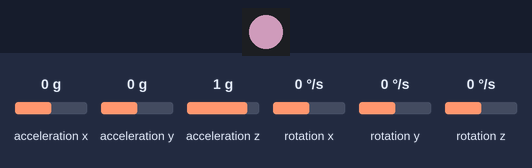
Simulated run of this sketch. Board: SparkFun Pro Micro, built with avr-gcc and run on an emulated ATmega32U4. On the bench: 1 RGB LEDs in strip order, left to right. Wiring (inferred from the names in the program): MPU-6050 motion sensor at I2C address 0x68. Inputs (shaded band) come from the test bench; at power-on: acceleration y 0 g, acceleration x 0 g, rotation x 0 °/s, rotation y 0 °/s, acceleration z 1 g, rotation z 0 °/s. Dim RGB values are drawn brighter than linear; the modem accepts every AT command (registered, SIM ready, sends succeed) and sends nothing else; what the sketch prints to the serial monitor is not drawn.

Above: at 5.4 s.
5.5 s: acceleration y set to -1.4 g
At 6.5 s:
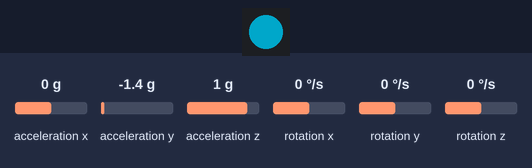
7.3 s: acceleration x set to -1.4 g
At 9.7 s:
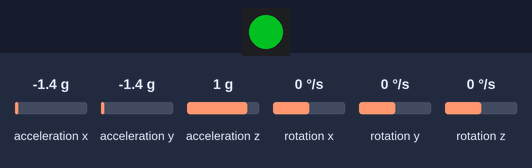
10.3 s: rotation x set to 184 °/s
At 13.1 s:
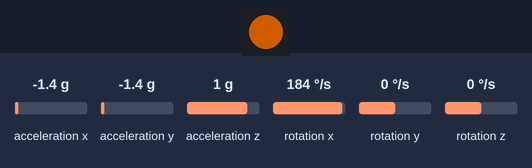
13.3 s: rotation y set to -192 °/s
At 15.73 s:
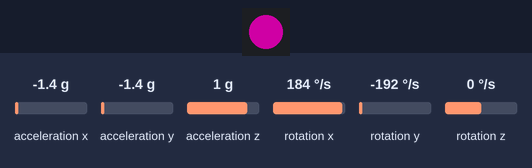
16.3 s: acceleration z set to -1.4 g
At 16.63 s:
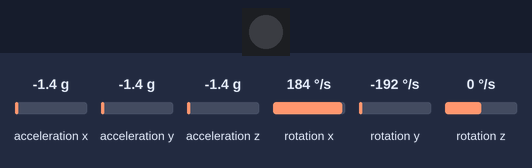
19.3 s: acceleration z set to 0.8 g
At 19.6 s:
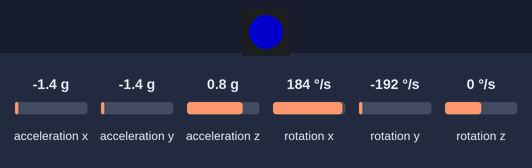
Timing chart, 0 to 23.3 s (numbered marks = the images above; inputs shaded):
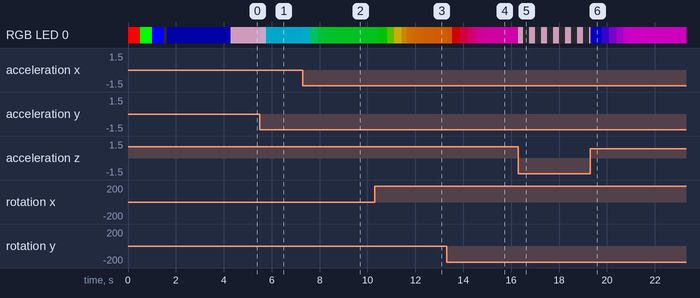

The sketch:

poziomica_mpu6050.ino
```cpp
/*
 * ELEKTRONICZNA POZIOMICA + KONTROLER MIDI – MPU-6050 + dioda RGB
 * ----------------------------------------------------------------
 * Płytka: Pro Micro (ATmega32U4)
 *   W Arduino IDE wybierz "Arduino Leonardo" albo (po dodaniu pakietu SparkFun)
 *   "SparkFun Pro Micro" z właściwą wersją: 5V/16MHz lub 3.3V/8MHz.
 *   Zła wersja = płytka znika z USB (ratunek: 2x szybko zewrzyj RST z GND
 *   i od razu wgraj ponownie).
 *
 * WYMAGANA BIBLIOTEKA: "MIDIUSB" (Arduino) – zainstaluj w Menedżerze bibliotek.
 * Po wgraniu Pro Micro jest jednocześnie portem szeregowym i urządzeniem
 * USB-MIDI (widocznym w DAW jako "Arduino Leonardo" / "Pro Micro").
 *
 * PODŁĄCZENIE
 *   MPU-6050 (GY-521)        Pro Micro
 *     VCC  ----------------- VCC  (wersja 3,3 V: przy problemach użyj RAW)
 *     GND  ----------------- GND
 *     SDA  ----------------- 2    (SDA)
 *     SCL  ----------------- 3    (SCL)
 *     AD0  ----------------- nic / GND  -> adres 0x68
 *
 *   Dioda RGB (wspólna katoda; dla wspólnej anody zmień LED_WSPOLNA_ANODA)
 *     R  --[220 Ω]--------- 9
 *     G  --[220 Ω]--------- 10
 *     B  --[220 Ω]--------- 5
 *     katoda (najdłuższa nóżka) -- GND
 *   PWM na Pro Micro jest tylko na pinach 3, 5, 6, 9, 10 (3 zajmuje I2C).
 *
 *   (opcjonalnie) MIDI OUT na gnieździe DIN-5 – wysyłane równolegle z USB:
 *     pin TX (1) --[220 Ω]-- DIN pin 5
 *     VCC        --[220 Ω]-- DIN pin 4     (dla Pro Micro 3,3 V: 33 Ω i 10 Ω)
 *     GND        ----------- DIN pin 2 (ekran)
 *
 * MIDI: 14-bitowe CC na kanale 1 (MSB na CC n, LSB na CC n+32)
 *   ROLL  -> CC 16 (MSB) + CC 48 (LSB)
 *   PITCH -> CC 17 (MSB) + CC 49 (LSB)
 *   -ZAKRES_MIDI° = 0,  poziom = 8192,  +ZAKRES_MIDI° = 16383
 *
 * KOLORY DIODY – "koło barw" kierunku przechyłu
 *   Barwa (hue)    = KIERUNEK przechyłu (kąt w płaszczyźnie roll/pitch)
 *   Nasycenie      = WIELKOŚĆ przechyłu (0 → biały, KAT_MAX → czysty kolor)
 *     roll+  : czerwony         roll-  : turkusowy (cyan)
 *     pitch+ : żółtozielony     pitch- : fioletowy
 *     ukosy  : kolory pośrednie (pomarańczowy, zielony, błękitny, różowy)
 *   Przeciwne kierunki = kolory dopełniające. Poziom = biały.
 *   miga BIAŁY / zgaszony – czujnik odwrócony "do góry nogami"
 *
 * KOMENDY W MONITORZE PORTU SZEREGOWEGO (115200 baud, wyślij literę + Enter)
 *   z – wyzeruj poziom (bieżąca pozycja staje się "poziomem", także dla MIDI)
 *   c – ponowna kalibracja żyroskopu (czujnik musi leżeć nieruchomo!)
 *   p – przełącz tryb: tabela  <->  Serial Plotter (wykresy kątów)
 */

#include <Wire.h>
#include <math.h>
#include <MIDIUSB.h>

// ---------------- KONFIGURACJA ----------------
const uint8_t MPU_ADDR = 0x68;

// Rodzaj diody:  1 = adresowalna WS2812 / NeoPixel,  0 = zwykła dioda RGB (3x PWM)
#define UZYJ_WS2812 1

#if UZYJ_WS2812
  // WYMAGANA BIBLIOTEKA: "Adafruit NeoPixel" (Menedżer bibliotek)
  // Podłączenie WS2812:  5V -> VCC (lub RAW),  GND -> GND,
  //                      DIN --[330 Ω]-- pin 6
  //   (dla paska/pierścienia: kondensator 470–1000 µF między 5V a GND)
  #include <Adafruit_NeoPixel.h>
  const uint8_t  PIN_WS2812 = 6;   // dowolny pin cyfrowy poza 2 i 3 (I2C)
  const uint8_t  LICZBA_LED = 1;   // pasek/pierścień: wszystkie świecą tak samo
  Adafruit_NeoPixel led(LICZBA_LED, PIN_WS2812, NEO_GRB + NEO_KHZ800);
#else
  // I2C: SDA = 2, SCL = 3 (sprzętowo, nie trzeba ustawiać)
  const uint8_t PIN_R = 9;
  const uint8_t PIN_G = 10;
  const uint8_t PIN_B = 5;
  const bool LED_WSPOLNA_ANODA = false;   // true dla diody ze wspólną anodą
#endif

// Kolory
const float KAT_MAX      = 30.0;  // [°] przy tym przechyle kolor jest w pełni nasycony
const float PROG_POZIOMU = 1.0;   // [°] poniżej – czysty biały ("martwa strefa")
const float JASNOSC      = 0.7;   // 0..1, ogólna jasność diody
const float GAMMA        = 2.2;   // korekcja nieliniowości oka (bez niej kolor
                                  // "nasyca się" już przy kilku stopniach)
// Balans kanałów – zielony w diodach RGB jest zwykle najjaśniejszy.
// Dobierz tak, żeby w poziomie dioda świeciła neutralnie na biało.
const float BALANS_R = 1.0;
const float BALANS_G = 0.75;
const float BALANS_B = 0.9;

// MIDI
const bool    MIDI_USB_WL   = true;    // wysyłaj przez USB-MIDI
const bool    MIDI_DIN_WL   = true;    // wysyłaj przez TX (gniazdo DIN)
const uint8_t MIDI_KANAL    = 0;       // 0 = kanał 1
const uint8_t CC_ROLL       = 16;      // LSB idzie na CC_ROLL + 32  (48)
const uint8_t CC_PITCH      = 17;      // LSB idzie na CC_PITCH + 32 (49)
const float   ZAKRES_MIDI   = 30.0;    // [°] ±ZAKRES_MIDI -> pełny zakres 0..16383
const unsigned long OKRES_MIDI_MS = 20; // max 50 aktualizacji/s

// Filtr i tempo
const float ALFA = 0.98;  // waga żyroskopu w filtrze komplementarnym
const unsigned long OKRES_PETLI_US = 10000;  // 100 Hz
const unsigned long OKRES_DRUKU_MS = 200;    // tabela odświeżana 5x/s

// Skale dla domyślnych zakresów: akcelerometr ±2 g, żyroskop ±250 °/s
const float LSB_NA_G   = 16384.0;
const float LSB_NA_DPS = 131.0;

// ---------------- ZMIENNE ----------------
float ax, ay, az;          // przyspieszenie [g]
float gx, gy, gz;          // prędkość kątowa [°/s]
float temperatura;         // [°C] (temperatura układu, nie otoczenia)

float gxBias = 0, gyBias = 0, gzBias = 0;   // offsety żyroskopu
float rollZero = 0, pitchZero = 0;          // "wyzerowany" poziom

float rollAcc, pitchAcc;   // kąty tylko z akcelerometru (szum, mylony ruchem)
float rollGyro, pitchGyro; // kąty tylko z całkowania żyroskopu (dryft)
float roll, pitch;         // kąty z filtru komplementarnego (najlepsze)

float kierunek = 0;        // [°] 0..360, kierunek przechyłu (= barwa)
float sila = 0;            // 0..1, wielkość przechyłu (= nasycenie)

uint16_t midiR = 8192, midiP = 8192;
uint16_t wyslaneMidiR = 0xFFFF, wyslaneMidiP = 0xFFFF;

bool trybPlotter = false;
unsigned long ostatniaPetla = 0, ostatniDruk = 0, ostatnieMidi = 0;
uint8_t licznikWierszy = 0;

// ---------------- MPU-6050: niskopoziomowo ----------------
void zapiszRejestr(uint8_t reg, uint8_t wartosc) {
  Wire.beginTransmission(MPU_ADDR);
  Wire.write(reg);
  Wire.write(wartosc);
  Wire.endTransmission();
}

uint8_t czytajRejestr(uint8_t reg) {
  Wire.beginTransmission(MPU_ADDR);
  Wire.write(reg);
  Wire.endTransmission(false);
  Wire.requestFrom(MPU_ADDR, (uint8_t)1);
  return Wire.available() ? Wire.read() : 0xFF;
}

int16_t czytaj16() {
  int16_t hi = Wire.read();
  int16_t lo = Wire.read();
  return (hi << 8) | lo;
}

void inicjujMPU() {
  zapiszRejestr(0x6B, 0x00);  // PWR_MGMT_1: wybudzenie (domyślnie śpi!)
  delay(100);
  zapiszRejestr(0x19, 0x09);  // SMPLRT_DIV: 1 kHz / (1+9) = 100 Hz
  zapiszRejestr(0x1A, 0x03);  // CONFIG: filtr dolnoprzepustowy ~44 Hz
  zapiszRejestr(0x1B, 0x00);  // GYRO_CONFIG:  ±250 °/s
  zapiszRejestr(0x1C, 0x00);  // ACCEL_CONFIG: ±2 g
}

// Diagnostyka: wypisuje adresy wszystkich urządzeń na magistrali I2C
void skanujI2C() {
  Serial.print(F("Skan I2C: "));
  uint8_t ile = 0;
  for (uint8_t a = 1; a < 127; a++) {
    Wire.beginTransmission(a);
    if (Wire.endTransmission() == 0) {
      Serial.print(F("0x")); Serial.print(a, HEX); Serial.print(F(" "));
      ile++;
    }
  }
  if (ile == 0) Serial.print(F("nic nie znaleziono (okablowanie/zasilanie)"));
  Serial.println();
}

// Jeden odczyt 14 bajtów od rejestru 0x3B: ax ay az temp gx gy gz
void czytajCzujnik() {
  Wire.beginTransmission(MPU_ADDR);
  Wire.write(0x3B);
  Wire.endTransmission(false);
  Wire.requestFrom(MPU_ADDR, (uint8_t)14);

  int16_t rax = czytaj16(), ray = czytaj16(), raz = czytaj16();
  int16_t rt  = czytaj16();
  int16_t rgx = czytaj16(), rgy = czytaj16(), rgz = czytaj16();

  ax = rax / LSB_NA_G;
  ay = ray / LSB_NA_G;
  az = raz / LSB_NA_G;
  temperatura = rt / 340.0 + 36.53;
  gx = rgx / LSB_NA_DPS - gxBias;
  gy = rgy / LSB_NA_DPS - gyBias;
  gz = rgz / LSB_NA_DPS - gzBias;
}

// ---------------- DIODA RGB ----------------
void ustawKolor(uint8_t r, uint8_t g, uint8_t b) {
#if UZYJ_WS2812
  for (uint8_t i = 0; i < LICZBA_LED; i++) led.setPixelColor(i, r, g, b);
  led.show();
#else
  if (LED_WSPOLNA_ANODA) { r = 255 - r; g = 255 - g; b = 255 - b; }
  analogWrite(PIN_R, r);
  analogWrite(PIN_G, g);
  analogWrite(PIN_B, b);
#endif
}

// 0..1 (liniowa jasność postrzegana) -> 0..255 PWM z korekcją gamma
uint8_t naPWM(float x, float balans) {
  x = constrain(x, 0.0, 1.0);
  return (uint8_t)(pow(x, GAMMA) * balans * 255.0 + 0.5);
}

// HSV -> RGB;  h w stopniach, s i v w zakresie 0..1
void ustawHSV(float h, float s, float v) {
  h = fmod(h, 360.0);
  if (h < 0) h += 360.0;
  float c = v * s;
  float x = c * (1.0 - fabs(fmod(h / 60.0, 2.0) - 1.0));
  float m = v - c;
  float r, g, b;
  if      (h <  60) { r = c; g = x; b = 0; }
  else if (h < 120) { r = x; g = c; b = 0; }
  else if (h < 180) { r = 0; g = c; b = x; }
  else if (h < 240) { r = 0; g = x; b = c; }
  else if (h < 300) { r = x; g = 0; b = c; }
  else              { r = c; g = 0; b = x; }
  ustawKolor(naPWM(r + m, BALANS_R), naPWM(g + m, BALANS_G), naPWM(b + m, BALANS_B));
}

// Kierunek przechyłu -> barwa, wielkość przechyłu -> nasycenie
void obliczKolor(float r, float p) {
  kierunek = atan2(p, r) * 180.0 / PI;   // 0° = roll+, 90° = pitch+, ...
  if (kierunek < 0) kierunek += 360.0;
  float przechyl = sqrt(r * r + p * p);
  float t = (przechyl - PROG_POZIOMU) / (KAT_MAX - PROG_POZIOMU);
  t = constrain(t, 0.0, 1.0);
  // Pierwiastek: małe kąty szybciej "barwią" diodę, duże dochodzą łagodnie
  sila = sqrt(t);
}

void pokazPoziomice() {
  if (az < 0) {                     // do góry nogami -> miga biały
    bool wl = (millis() / 250) % 2;
    ustawHSV(0, 0, wl ? JASNOSC : 0);
    return;
  }
  ustawHSV(kierunek, sila, JASNOSC);
}

// ---------------- MIDI ----------------
void wyslijCC(uint8_t cc, uint8_t wartosc) {
  uint8_t status = 0xB0 | MIDI_KANAL;   // Control Change
  if (MIDI_USB_WL) {
    midiEventPacket_t ev = {0x0B, status, cc, wartosc};
    MidiUSB.sendMIDI(ev);
  }
  if (MIDI_DIN_WL) {
    Serial1.write(status);
    Serial1.write(cc);
    Serial1.write(wartosc);
  }
}

// 14-bitowe CC: najpierw MSB (CC n), potem LSB (CC n+32)
void wyslijCC14(uint8_t cc, uint16_t wartosc) {
  wyslijCC(cc,      (wartosc >> 7) & 0x7F);
  wyslijCC(cc + 32,  wartosc       & 0x7F);
}

uint16_t katNaMidi14(float kat) {
  float t = (kat + ZAKRES_MIDI) / (2.0 * ZAKRES_MIDI);   // -Z..+Z -> 0..1
  t = constrain(t, 0.0, 1.0);
  return (uint16_t)(t * 16383.0 + 0.5);
}

void obsluzMidi(float r, float p) {
  midiR = katNaMidi14(r);
  midiP = katNaMidi14(p);
  if (millis() - ostatnieMidi < OKRES_MIDI_MS) return;
  ostatnieMidi = millis();

  bool wyslano = false;
  if (midiR != wyslaneMidiR) { wyslijCC14(CC_ROLL,  midiR); wyslaneMidiR = midiR; wyslano = true; }
  if (midiP != wyslaneMidiP) { wyslijCC14(CC_PITCH, midiP); wyslaneMidiP = midiP; wyslano = true; }
  if (wyslano && MIDI_USB_WL) MidiUSB.flush();
}

// ---------------- KALIBRACJA ----------------
// Kalibracja: offset żyroskopu + bieżąca pozycja staje się "poziomem" (biały).
// Czujnik musi leżeć nieruchomo.
void kalibrujZyroskop() {
  Serial.println(F("Kalibracja – NIE RUSZAJ czujnika..."));
  ustawKolor(0, 0, 40);  // przygaszony niebieski podczas kalibracji
  gxBias = gyBias = gzBias = 0;
  const int N = 500;
  float sx = 0, sy = 0, sz = 0;
  float sRoll = 0, sPitch = 0;
  for (int i = 0; i < N; i++) {
    czytajCzujnik();
    obliczKatyAkcelerometru();
    sx += gx; sy += gy; sz += gz;
    sRoll += rollAcc; sPitch += pitchAcc;   // uśrednione kąty pozycji wyjściowej
    delay(3);
  }
  gxBias = sx / N; gyBias = sy / N; gzBias = sz / N;
  Serial.print(F("Offsety [deg/s]: gx="));  Serial.print(gxBias, 2);
  Serial.print(F("  gy="));                  Serial.print(gyBias, 2);
  Serial.print(F("  gz="));                  Serial.println(gzBias, 2);

  // Start filtrów od uśrednionej pozycji i ustawienie jej jako zera
  roll  = rollGyro  = rollZero  = sRoll  / N;
  pitch = pitchGyro = pitchZero = sPitch / N;
  Serial.print(F("Poziom odniesienia [deg]: roll="));  Serial.print(rollZero, 1);
  Serial.print(F("  pitch="));                         Serial.println(pitchZero, 1);
  licznikWierszy = 0;
}

// ---------------- OBLICZENIA ----------------
void obliczKatyAkcelerometru() {
  // Kąty z kierunku wektora grawitacji
  rollAcc  = atan2(ay, az) * 180.0 / PI;
  pitchAcc = atan2(-ax, sqrt(ay * ay + az * az)) * 180.0 / PI;
}

void aktualizujFiltr(float dt) {
  obliczKatyAkcelerometru();

  // Sam żyroskop: całkowanie prędkości kątowej -> z czasem dryfuje
  rollGyro  += gx * dt;
  pitchGyro += gy * dt;

  // Filtr komplementarny: żyroskop na krótką metę + akcelerometr na długą
  roll  = ALFA * (roll  + gx * dt) + (1.0 - ALFA) * rollAcc;
  pitch = ALFA * (pitch + gy * dt) + (1.0 - ALFA) * pitchAcc;
}

// ---------------- WYDRUK ----------------
void drukujLiczbe(float v, int8_t szerokosc, uint8_t miejsca) {
  char buf[12];
  dtostrf(v, szerokosc, miejsca, buf);
  Serial.print(buf);
}

void drukujCalkowita(long v, uint8_t szerokosc) {
  char buf[12];
  ltoa(v, buf, 10);
  for (uint8_t i = strlen(buf); i < szerokosc; i++) Serial.print(' ');
  Serial.print(buf);
}

void drukujNaglowek() {
  Serial.println();
  Serial.println(F("  ROLL  PITCH |   ax    ay    az [g] |    gx     gy     gz [deg/s] | T[C] | KIER  SILA | MIDI_R MIDI_P | kolor / kierunek"));
  Serial.println(F("--------------+----------------------+-----------------------------+------+------------+---------------+------------------"));
}

// Opis jednego z 8 sektorów koła barw
void drukujKierunek() {
  uint8_t sektor = (uint8_t)((kierunek + 22.5) / 45.0) % 8;
  switch (sektor) {
    case 0: Serial.print(F("czerwony        roll+"));        break;
    case 1: Serial.print(F("pomaranczowy    roll+ pitch+")); break;
    case 2: Serial.print(F("zoltozielony    pitch+"));       break;
    case 3: Serial.print(F("zielony         roll- pitch+")); break;
    case 4: Serial.print(F("turkusowy       roll-"));        break;
    case 5: Serial.print(F("blekitny        roll- pitch-")); break;
    case 6: Serial.print(F("fioletowy       pitch-"));       break;
    case 7: Serial.print(F("rozowy          roll+ pitch-")); break;
  }
}

void drukujTabele(float r, float p) {
  if (licznikWierszy % 20 == 0) drukujNaglowek();
  licznikWierszy++;

  drukujLiczbe(r, 6, 1);           Serial.print(F(" "));
  drukujLiczbe(p, 6, 1);           Serial.print(F(" | "));
  drukujLiczbe(ax, 5, 2);          Serial.print(F(" "));
  drukujLiczbe(ay, 5, 2);          Serial.print(F(" "));
  drukujLiczbe(az, 5, 2);          Serial.print(F("     | "));
  drukujLiczbe(gx, 6, 1);          Serial.print(F(" "));
  drukujLiczbe(gy, 6, 1);          Serial.print(F(" "));
  drukujLiczbe(gz, 6, 1);          Serial.print(F("         | "));
  drukujLiczbe(temperatura, 4, 1); Serial.print(F(" | "));
  drukujCalkowita((long)kierunek, 3);      Serial.print(F("° "));
  drukujCalkowita((long)(sila * 100), 4);  Serial.print(F("% | "));
  drukujCalkowita(midiR, 6);       Serial.print(F(" "));
  drukujCalkowita(midiP, 6);       Serial.print(F(" | "));

  if (az < 0)          Serial.println(F("ODWROCONY"));
  else if (sila == 0)  Serial.println(F("bialy           POZIOM  <==="));
  else               { drukujKierunek(); Serial.println(); }
}

// Format "etykieta:wartość" rozumiany przez Serial Plotter w Arduino IDE.
// Ciekawe porównanie: potrząśnij czujnikiem (skacze 'akc'),
// poczekaj minutę (ucieka 'zyro'), a 'filtr' cały czas jest OK.
void drukujPlotter(float r) {
  Serial.print(F("roll_akc:"));    Serial.print(rollAcc - rollZero, 2);
  Serial.print(F(",roll_zyro:"));  Serial.print(rollGyro - rollZero, 2);
  Serial.print(F(",roll_filtr:")); Serial.println(r, 2);
}

// ---------------- KOMENDY ----------------
void obsluzKomendy() {
  while (Serial.available()) {
    char k = Serial.read();
    if (k == 'z' || k == 'Z') {
      rollZero = roll; pitchZero = pitch;
      rollGyro = roll; pitchGyro = pitch;
      Serial.println(F(">> Wyzerowano poziom w biezacej pozycji."));
      licznikWierszy = 0;
    } else if (k == 'c' || k == 'C') {
      kalibrujZyroskop();
    } else if (k == 'p' || k == 'P') {
      trybPlotter = !trybPlotter;
      if (!trybPlotter) {
        Serial.println(F(">> Tryb tabeli."));
        licznikWierszy = 0;
      }
    }
  }
}

// ---------------- SETUP / LOOP ----------------
void setup() {
  Serial.begin(115200);
  // Pro Micro ma USB w procesorze: czekamy (max 3 s) na otwarcie monitora,
  // żeby nie zgubić komunikatów startowych.
  while (!Serial && millis() < 3000) {}
  if (MIDI_DIN_WL) Serial1.begin(31250);   // standardowa prędkość MIDI

#if UZYJ_WS2812
  led.begin();
  led.show();          // zgaś wszystkie
#else
  pinMode(PIN_R, OUTPUT);
  pinMode(PIN_G, OUTPUT);
  pinMode(PIN_B, OUTPUT);
#endif
  // Test diody: CZERWONY -> ZIELONY -> NIEBIESKI (po 0,5 s).
  // Jeśli kolejność jest inna, nóżki diody są zamienione.
  ustawKolor(255, 0, 0); delay(500);
  ustawKolor(0, 255, 0); delay(500);
  ustawKolor(0, 0, 255); delay(500);
  ustawKolor(0, 0, 0);

  Wire.begin();
  Wire.setClock(100000);   // 100 kHz – pewniej na długich przewodach/stykach
#if defined(WIRE_HAS_TIMEOUT)
  Wire.setWireTimeout(3000, true);  // nie zawieszaj się, gdy magistrala "stanie"
#endif

  Serial.println(F("\n=== Elektroniczna poziomica MPU-6050 + MIDI ==="));
  Serial.println(F("Wersja: v7 (WS2812 lub RGB; kalibracja zeruje poziom; kolo barw; 14-bit MIDI)"));
  Serial.print(F("Skompilowano: ")); Serial.print(F(__DATE__));
  Serial.print(F(" ")); Serial.println(F(__TIME__));

  uint8_t who = czytajRejestr(0x75);   // WHO_AM_I, oryginał zwraca 0x68
  Serial.print(F("WHO_AM_I = 0x")); Serial.println(who, HEX);
  if (who == 0xFF || who == 0x00) {
    // Błąd: miga CZERWONY, a w monitorze co sekundę komunikat + skan I2C
    // (żeby był widoczny także po późniejszym otwarciu monitora).
    while (true) {
      Serial.println(F("BLAD: brak MPU-6050 pod 0x68. Sprawdz: SDA->2, SCL->3, VCC, GND."));
      skanujI2C();
      for (uint8_t i = 0; i < 3; i++) {
        ustawKolor(255, 0, 0); delay(150);
        ustawKolor(0, 0, 0);   delay(150);
      }
    }
  }
  if (who != 0x68) {
    Serial.println(F("Uwaga: nietypowy WHO_AM_I (klon?) - probuje dalej."));
  }

  inicjujMPU();
  kalibrujZyroskop();
  Serial.println(F("Komendy: z = zeruj poziom, c = kalibracja zyroskopu, p = tabela/plotter"));

  ostatniaPetla = micros();
}

void loop() {
  obsluzKomendy();

  // Stałe tempo pętli ~100 Hz
  unsigned long teraz = micros();
  if (teraz - ostatniaPetla < OKRES_PETLI_US) return;
  float dt = (teraz - ostatniaPetla) / 1e6;
  ostatniaPetla = teraz;

  czytajCzujnik();
  aktualizujFiltr(dt);

  float r = roll - rollZero;
  float p = pitch - pitchZero;

  obliczKolor(r, p);
  pokazPoziomice();
  obsluzMidi(r, p);

  if (trybPlotter) {
    drukujPlotter(r);
  } else if (millis() - ostatniDruk >= OKRES_DRUKU_MS) {
    ostatniDruk = millis();
    drukujTabele(r, p);
  }
}
```

Measured:
- after the input at 5.5 s, RGB LED 0: RGB(116, 87, 105) → RGB(103, 87, 105) at once, → RGB(1, 87, 105) 0.26 s later, → RGB(0, 87, 105) 0.04 s later
- after the input at 10.3 s, RGB LED 0: RGB(0, 87, 14) → RGB(0, 87, 13) at once, → RGB(0, 87, 0) 0.17 s later, → RGB(38, 87, 0) 0.34 s later, → RGB(98, 87, 0) 0.30 s later, … (18 changes in this stretch)
- after the input at 13.3 s, RGB LED 0: RGB(116, 52, 0) → RGB(116, 49, 0) at once, → RGB(116, 0, 0) 0.23 s later, → RGB(116, 0, 34) 0.34 s later, → RGB(116, 0, 63) 0.31 s later, … (18 changes in this stretch)
